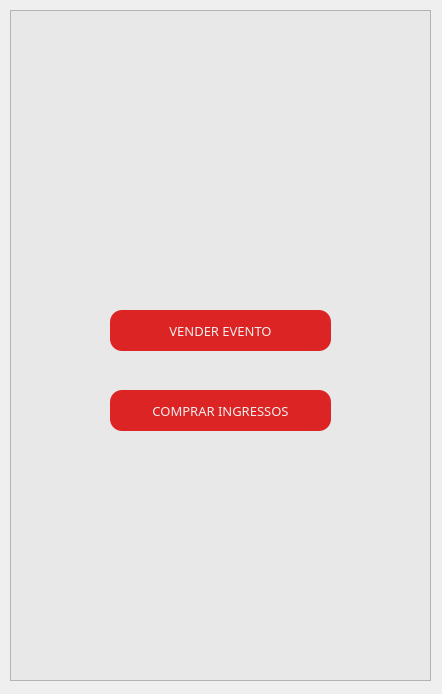
<?xml version="1.0" encoding="UTF-8"?>
<ui version="4.0">
 <class>Inicio</class>
 <widget class="QWidget" name="Inicio">
  <property name="geometry">
   <rect>
    <x>0</x>
    <y>0</y>
    <width>442</width>
    <height>694</height>
   </rect>
  </property>
  <property name="windowTitle">
   <string>Início</string>
  </property>
  <widget class="QFrame" name="frame">
   <property name="geometry">
    <rect>
     <x>10</x>
     <y>10</y>
     <width>421</width>
     <height>671</height>
    </rect>
   </property>
   <property name="styleSheet">
    <string notr="true">background-color: rgb(232, 232, 232);</string>
   </property>
   <property name="frameShape">
    <enum>QFrame::StyledPanel</enum>
   </property>
   <property name="frameShadow">
    <enum>QFrame::Raised</enum>
   </property>
   <widget class="QPushButton" name="bt_comprar">
    <property name="geometry">
     <rect>
      <x>100</x>
      <y>380</y>
      <width>221</width>
      <height>41</height>
     </rect>
    </property>
    <property name="font">
     <font>
      <family>Arial Rounded MT Bold</family>
      <pointsize>10</pointsize>
      <weight>50</weight>
      <bold>false</bold>
     </font>
    </property>
    <property name="styleSheet">
     <string notr="true">QPushButton{
	background-color: rgba(221, 33, 33, 0.99);
	border-radius: 12px;
	color: rgb(238, 238, 238);
}

QPushButton:hover{
	background-color: rgb(255, 206, 137);
	border-radius: 12px;
	color: rgb(100, 76, 47);
}</string>
    </property>
    <property name="text">
     <string>COMPRAR INGRESSOS</string>
    </property>
   </widget>
   <widget class="QPushButton" name="bt_vender">
    <property name="enabled">
     <bool>true</bool>
    </property>
    <property name="geometry">
     <rect>
      <x>100</x>
      <y>300</y>
      <width>221</width>
      <height>41</height>
     </rect>
    </property>
    <property name="font">
     <font>
      <family>Arial Rounded MT Bold</family>
      <pointsize>10</pointsize>
      <weight>50</weight>
      <bold>false</bold>
     </font>
    </property>
    <property name="styleSheet">
     <string notr="true">QPushButton{
	background-color: rgba(221, 33, 33, 0.99);
	border-radius: 12px;
	color: rgb(238, 238, 238);
}

QPushButton:hover{
	background-color: rgb(255, 206, 137);
	border-radius: 12px;
	color: rgb(100, 76, 47);
}
</string>
    </property>
    <property name="text">
     <string>VENDER EVENTO</string>
    </property>
   </widget>
   <widget class="QLabel" name="tck">
    <property name="geometry">
     <rect>
      <x>130</x>
      <y>160</y>
      <width>151</width>
      <height>101</height>
     </rect>
    </property>
    <property name="styleSheet">
     <string notr="true"/>
    </property>
    <property name="text">
     <string/>
    </property>
    <property name="pixmap">
     <pixmap>../imgs/tickets.png</pixmap>
    </property>
    <property name="scaledContents">
     <bool>true</bool>
    </property>
   </widget>
   <zorder>bt_comprar</zorder>
   <zorder>tck</zorder>
   <zorder>bt_vender</zorder>
  </widget>
 </widget>
 <resources/>
 <connections/>
</ui>
